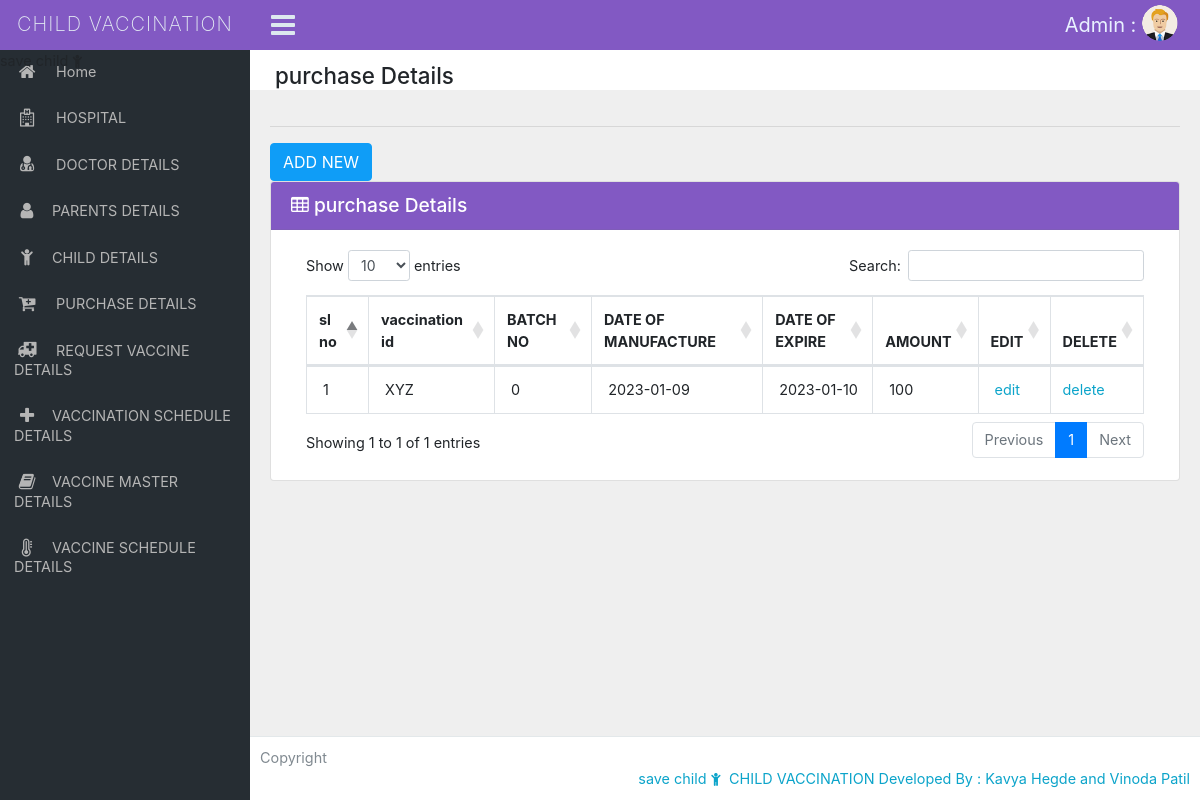
Page /codes/Purchase_view.php on the earlier database version.
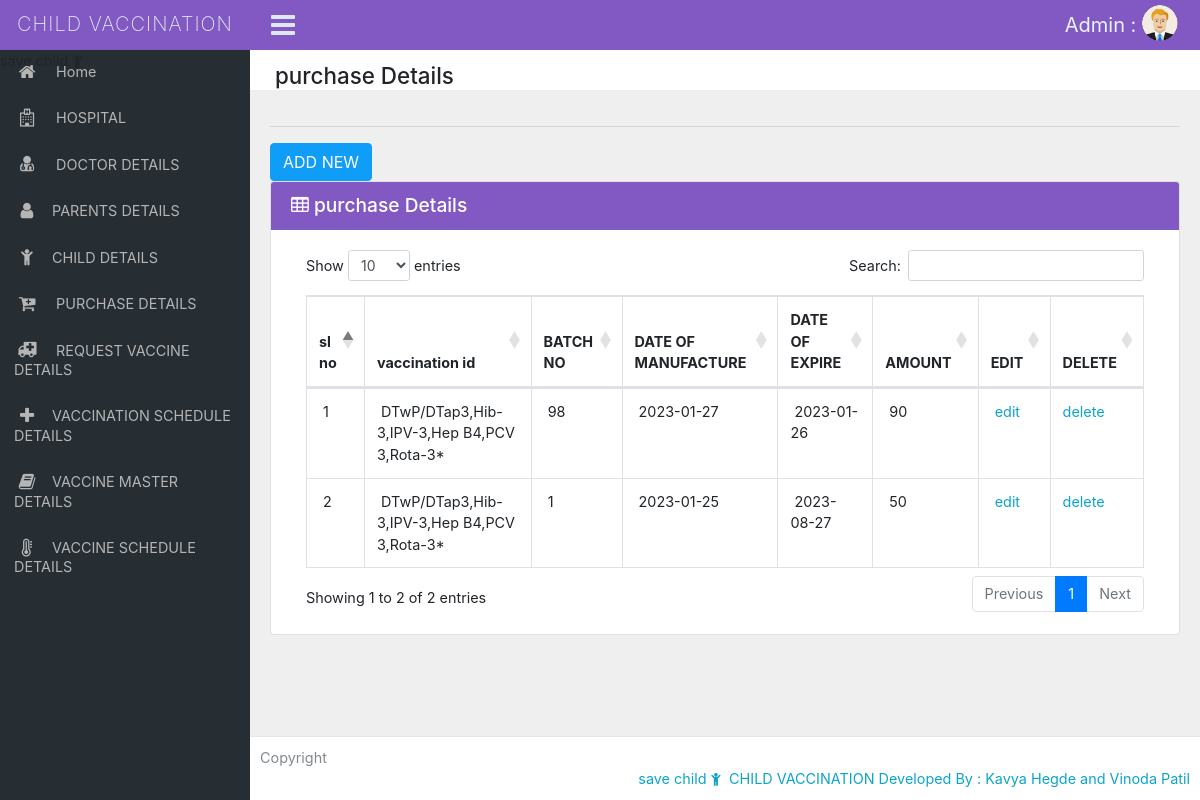
Same page on the later database version.
### tables this page shows
CREATE TABLE `purchase` (
  `purchase_id` int(100) NOT NULL,
  `v_id` int(100) NOT NULL,
  `batch_no` int(100) NOT NULL,
  `dmfg` date NOT NULL,
  `dexp` date NOT NULL,
  `amount` int(100) NOT NULL
);

CREATE TABLE `vaccine_master` (
  `v_id` int(100) NOT NULL,
  `vname` varchar(100) NOT NULL,
  `duration_type` varchar(100) NOT NULL,
  `duration_of_vaccine` int(11) NOT NULL,
  `stock` int(11) NOT NULL,
  `image` varchar(300) NOT NULL,
  `description` varchar(100) NOT NULL
);

### codes/Purchase_view.php (the view, shortened to what this page needs)
<!DOCTYPE html>
<html lang="en">
<?php include('metadata.php'); ?>
<body class="adminbody">
<div id="main">
<?php include('header.php'); ?>
  <?php include('sidebar.php'); ?>
    <div class="content-page">
        <div class="content">
      <div class="container-fluid">
        <div class="row">
            <div class="col-xl-12">
                <div class="breadcrumb-holder">
                    <h1 class="main-title float-left"> purchase Details</h1>
                    <div class="clearfix"></div>
                </div>
            </div>
        </div>
        <hr>
<a href="Purchase_information.php" class="btn btn-primary">ADD NEW</a>
<div class="row">
            <div class="col-xs-12 col-sm-12 col-md-12 col-lg-12 col-xl-12">
              <div class="card mb-3">
                <div class="card-header">
                  <h3><i class="fa fa-table"></i> purchase Details </h3>
                </div>
                <div class="card-body">
                  <div class="table-responsive">
                  <table id="example1" class="table table-bordered table-hover display">
                    <thead>
  <tr>
    <th>sl no </th>
	<th>vaccination id</th>
    <th>BATCH NO </th>
    <th>DATE OF MANUFACTURE </th>
    <th>DATE OF EXPIRE </th>
    <th>AMOUNT</th>
    <th>EDIT</th>
    <th>DELETE</th>
  </tr>
</thead>
<tbody>
 <?php
include('../dbconnect/dbconnect.php');
$sl=1;
$sql="select * from purchase pu,vaccine_master mv where pu.v_id=mv.v_id";
$res=mysqli_query($conn,$sql);
while($row=mysqli_fetch_array($res))
{
?>
  <tr>
    <td>&nbsp;<?php echo $sl++;?></td>
	<td>&nbsp;<?php echo $row['vname'];?></td>
    <td>&nbsp;<?php echo $row['batch_no'];?></td>
    <td>&nbsp;<?php echo $row['dmfg'];?></td>
    <td>&nbsp;<?php echo $row['dexp'];?></td>
    <td>&nbsp;<?php echo $row['amount'];?></td>
    <td>&nbsp;<a href="Purchase_edit.php?purchase_id=<?php echo $row['purchase_id'];?>">edit</a></td>
    <td><a href="Purchase_information_delete.php?purchase_id=<?php echo $row['purchase_id'];?>"onclick="return confirm('are u sure want to delete')">delete</a></td>
  </tr>
  <?php
}
?>
</tbody>
</table>
</div>
                </div>
              </div>
            </div>
            </div>
    </div>
    </div>
  <?php include('footer.php'); ?>
</div>
</body>
</html>

Differences in the rows shown:
no longer on this page (row unchanged): purchase: v.vname "XYZ", batch_no "0", dmfg "2023-01-09", dexp "2023-01-10", amount "100"
now on this page (row edited): purchase: v.vname "DTwP/DTap3,Hib-3,IPV-3,Hep B4,PCV 3,Rota-3*", batch_no "98", dmfg "2023-01-27", dexp "2023-01-26", amount "90"
now on this page (row edited): purchase: v.vname "DTwP/DTap3,Hib-3,IPV-3,Hep B4,PCV 3,Rota-3*", batch_no "1", dmfg "2023-01-25", dexp "2023-08-27", amount "50"
Other differences:
text written by a page script: "Show entries Search: Showing 1 to 1 of 1 entries Previous 1 Next" → "Show entries Search: Showing 1 to 2 of 2 entries Previous 1 Next"
